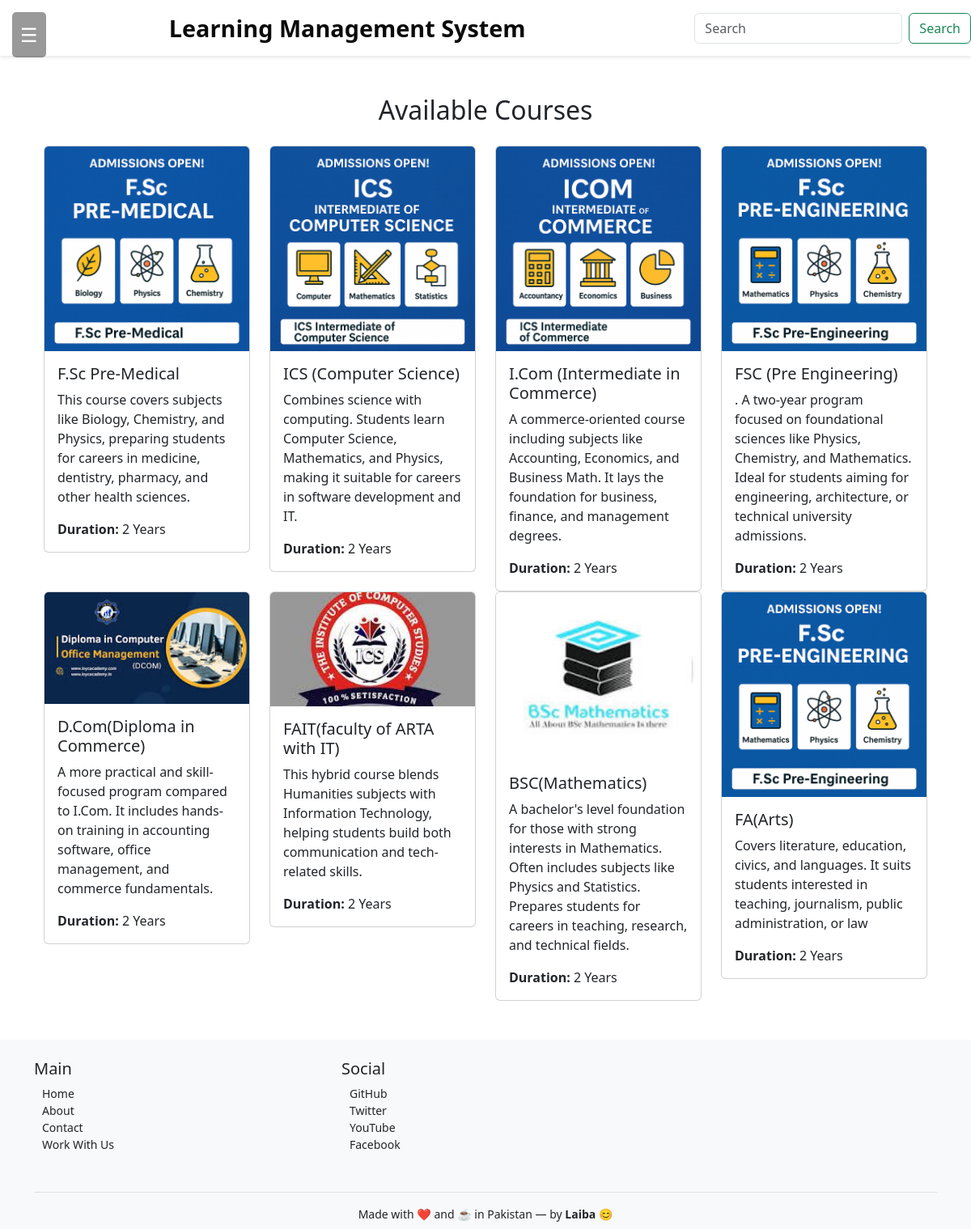
The app's page /courses/, older data.
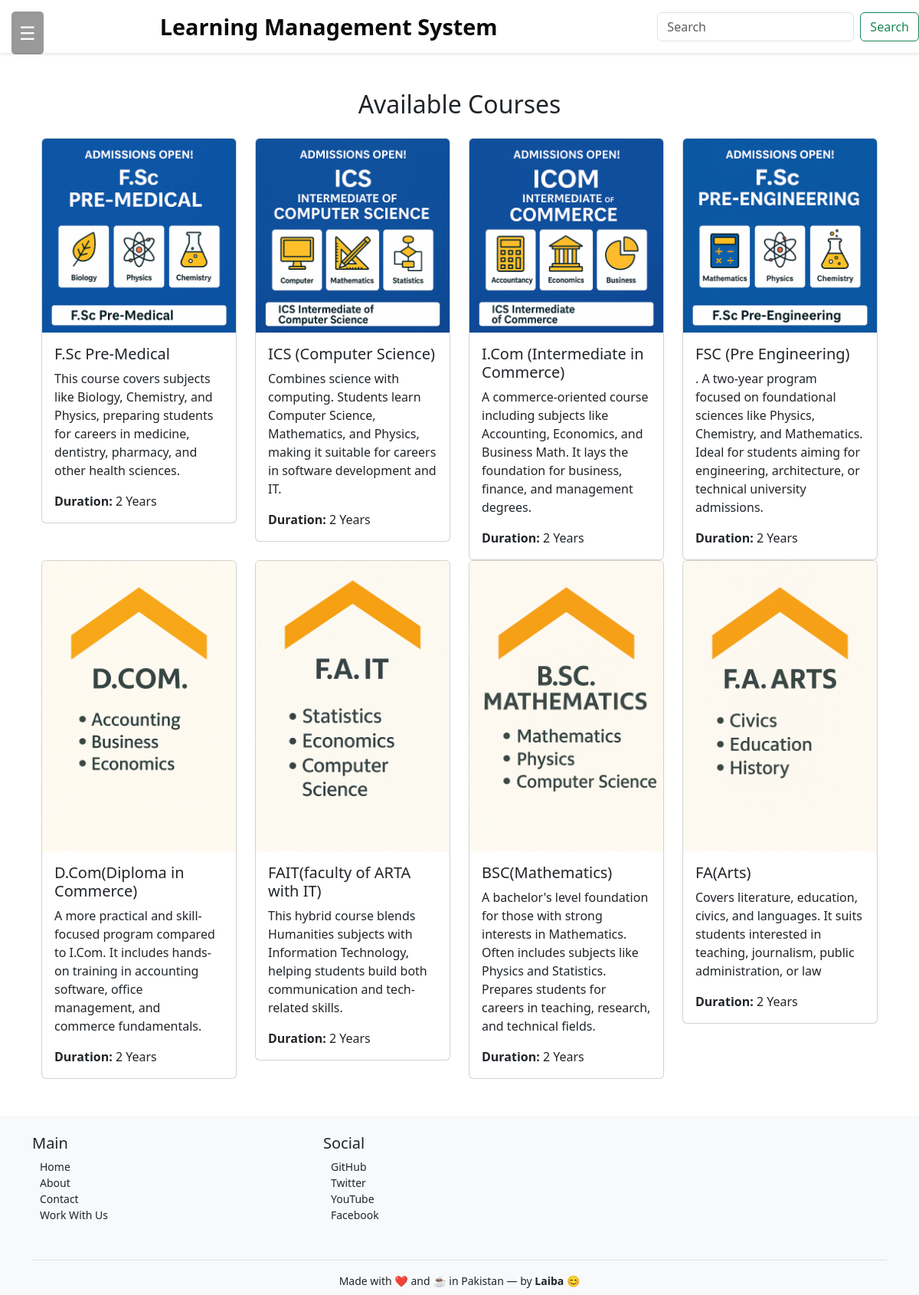
The same page, newer data.
### academic_app/models.py (models this page shows, shortened)
class Course(models.Model):
    name = models.CharField(max_length=100)
    description = models.TextField(max_length=500, blank=True, null=True)
    duration = models.CharField(max_length=50, blank=True, null=True)
    image = models.ImageField(upload_to='course_images/', blank=True, null=True)

### academic_app/views.py (the view)
# urls.py: path('courses/', views.CoursesList, name='courses'),
def CoursesList(request):
    allcourses = Course.objects.all()
    return render(request, 'academic_app/corses.html', {'allcourses': allcourses})

### academic_app/templates/academic_app/corses.html (shortened to what this page needs)
{% extends 'academic_app/basic.html' %}
{% block body %}
{% load static %}
<div class="container my-5">
    <h2 class="text-center mb-4">Available Courses</h2>
    <div class="row">
        {% for course in allcourses %}
        <div class="col-md-3 col-sm-6">
            <div class="card">
                <img src="/media/{{ course.image }}" class="card-img-top" alt="{{ course.name }}">
                <div class="card-body">
                    <h5 class="card-title">{{ course.name }}</h5>
                    <p class="card-text">{{ course.description }}</p>
                    <p class="card-text"><strong>Duration:</strong> {{ course.duration }}</p>
                </div>
            </div>
        </div>
        {% endfor %}
    </div>
</div>
{% endblock %}

### academic_app/templates/academic_app/basic.html (shortened to what this page needs)
<!doctype html>
<html lang="en">
<head>
  <link href="https://cdn.jsdelivr.net/npm/bootstrap@5.3.6/dist/css/bootstrap.min.css" rel="stylesheet">
</head>
<body>
<nav class="navbar navbar-custom d-flex justify-content-center">
  <span class="navbar-brand mx-auto text-center">
    <strong style="font-size: 1.8rem; color: #0a0a0a; font-family: 'Segoe UI', sans-serif;">
      Learning Management System
    </strong>
  </span>
   <form class="d-flex" role="search">
        <input class="form-control me-2" type="search" placeholder="Search" aria-label="Search"/>
        <button class="btn btn-outline-success" type="submit">Search</button>
    </form>
</nav>
  <div class="toggle-btn" onclick="toggleSidebar()">☰</div>
  <div class="main-content container mt-4">
    {% block body %}
    {% endblock %}
  </div>
  <footer class="mt-5 bg-light text-dark pt-4 pb-2">
    <div class="container">
      <div class="row text-center text-md-start">
        <div class="col-md-4 mb-3">
          <h5>Main</h5>
          <ul class="list-unstyled">
            <li><a href="{% url 'index' %}" class="text-decoration-none text-dark">Home</a></li>
            <li><a href="#" class="text-decoration-none text-dark">About</a></li>
            <li><a href="#" class="text-decoration-none text-dark">Contact</a></li>
            <li><a href="#" class="text-decoration-none text-dark">Work With Us</a></li>
          </ul>
        </div>
        <div class="col-md-4 mb-3">
          <h5>Social</h5>
          <ul class="list-unstyled">
            <li><a href="#" class="text-decoration-none text-dark">GitHub</a></li>
            <li><a href="#" class="text-decoration-none text-dark">Twitter</a></li>
            <li><a href="#" class="text-decoration-none text-dark">YouTube</a></li>
            <li><a href="#" class="text-decoration-none text-dark">Facebook</a></li>
          </ul>
        </div>
      </div>
      <div class="text-center mt-3 border-top pt-3" style="font-size: 14px;">
        Made with ❤️ and ☕ in Pakistan — by <strong>Laiba</strong> 😊
      </div>
    </div>
  </footer>
</body>
</html>

### academic_app/templates/academic_app/basic.html (style rules this page uses)
html, body { margin: 0; padding: 0; height: 100%; width: 100%; font-family: 'Segoe UI', Tahoma, sans-serif; }
.navbar-custom { background-color: white; box-shadow: 0 2px 4px rgba(0,0,0,0.1); position: sticky; top: 0; z-index: 1050; }
.navbar-custom .navbar-brand { color: #0a0a0a; font-weight: bold; font-size: 1.6rem; font-family: 'Segoe UI', sans-serif; }
.toggle-btn { position: fixed; top: 15px; left: 15px; font-size: 24px; color: white; background-color: rgba(0, 0, 0, 0.4); padding: 10px; border-radius: 5px; cursor: pointer; z-index: 1100; }
footer { background-color: #f9f9f9; padding: 20px; margin-top: 40px; text-align: center; font-size: 14px; color: #555; }
footer a { color: #007bff; margin: 0 10px; text-decoration: none; }

Row changes from the older to the newer data that the page shows:
changed Course "D.Com(Diploma in Commerce)": image: a different picture
changed Course "FAIT(faculty of ARTA with IT)": image: a different picture
changed Course "BSC(Mathematics)": image: a different picture
changed Course "FA(Arts)": image: a different picture
